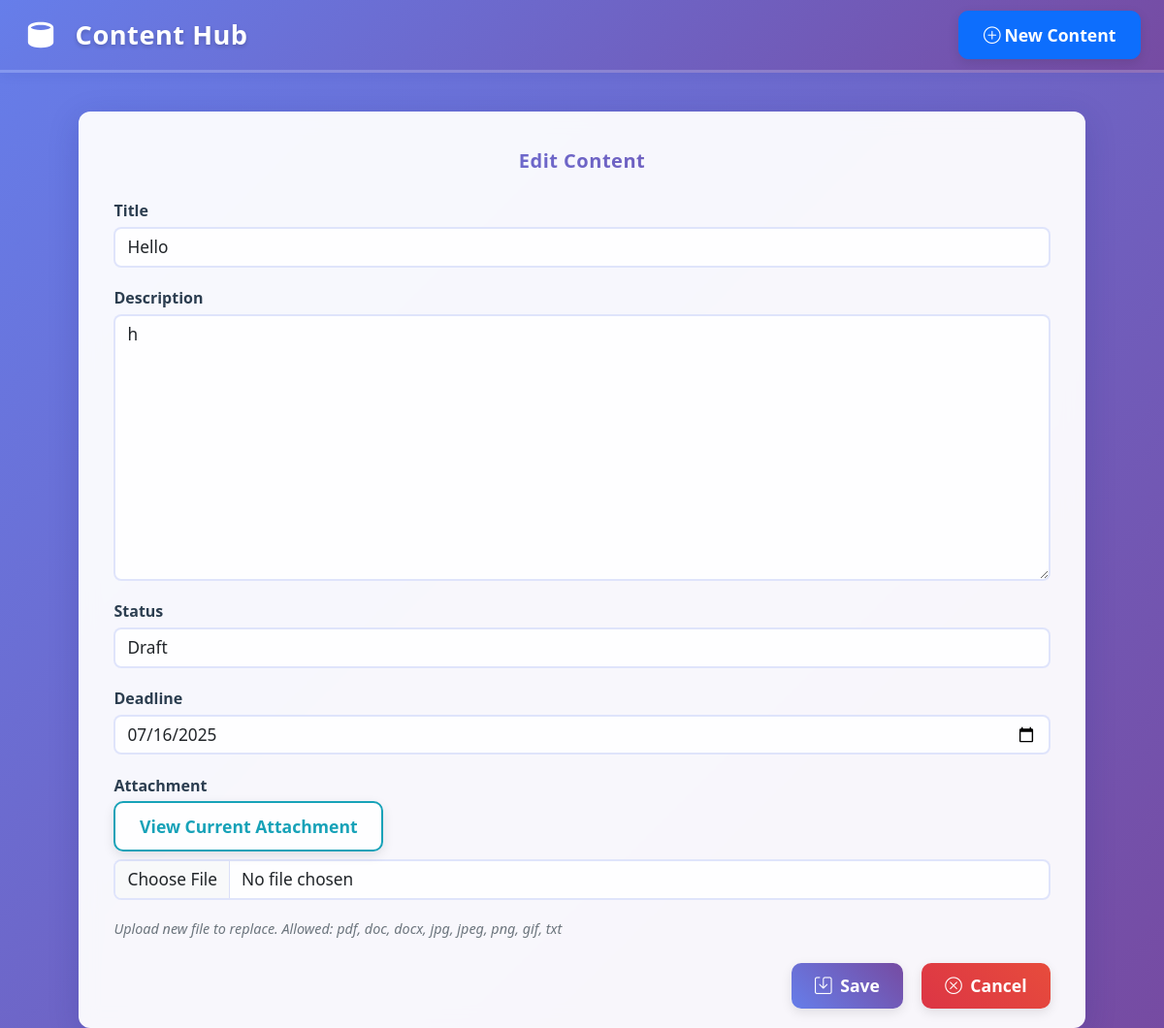
The app's page /edit.php?id=42 with its own data.
### tables this page shows
CREATE TABLE Content (
    content_id INTEGER PRIMARY KEY AUTOINCREMENT,
    title TEXT NOT NULL,
    description TEXT,
    status_id INTEGER,
    deadline TEXT,
    created_at TEXT DEFAULT CURRENT_TIMESTAMP,
    updated_at TEXT DEFAULT CURRENT_TIMESTAMP, attachment TEXT,
    FOREIGN KEY (status_id) REFERENCES Status(status_id)
);

CREATE TABLE Status (
    status_id INTEGER PRIMARY KEY AUTOINCREMENT,
    status_name TEXT NOT NULL
);

### edit.php (the view, shortened to what this page needs)
<?php
$dbFile = 'database.db';
$pdo = new PDO('sqlite:' . $dbFile);
$pdo->setAttribute(PDO::ATTR_ERRMODE, PDO::ERRMODE_EXCEPTION);
$id = $_GET['id'] ?? null;
$stmt = $pdo->prepare('SELECT * FROM Content WHERE content_id = ?');
$stmt->execute([$id]);
$content = $stmt->fetch(PDO::FETCH_ASSOC);
$statuses = $pdo->query('SELECT * FROM Status')->fetchAll(PDO::FETCH_ASSOC);
?>
<!DOCTYPE html>
<html lang="en">
<head>
    <link href="https://cdn.jsdelivr.net/npm/bootstrap@5.3.3/dist/css/bootstrap.min.css" rel="stylesheet">
    <link rel="stylesheet" href="https://cdn.jsdelivr.net/npm/bootstrap-icons@1.11.3/font/bootstrap-icons.min.css">
</head>
<body>
    <div class="app-header">
        <div class="app-header-left">
            <span class="app-icon">
            </span>
            <span class="app-title">Content Hub</span>
        </div>
        <div class="header-action">
            <a class="btn btn-primary d-inline-flex align-items-center" href="new.php">
                <i class="bi bi-plus-circle me-1"></i> New Content
            </a>
        </div>
    </div>
    <div class="main-content">
        <div class="form-area">
            <div class="form-title">Edit Content</div>
            <form method="post" enctype="multipart/form-data" autocomplete="off">
                <div class="mb-3">
                    <label class="form-label">Title</label>
                    <input name="title" class="form-control" value="<?= htmlspecialchars($content['title']) ?>" required>
                </div>
                <div class="mb-3">
                    <label class="form-label">Description</label>
                    <textarea name="description" class="form-control" rows="10"><?= htmlspecialchars($content['description']) ?></textarea>
                </div>
                <div class="mb-3">
                    <label class="form-label">Status</label>
                    <select name="status_id" class="form-select">
                        <?php foreach ($statuses as $status): ?>
                            <option value="<?= $status['status_id'] ?>" <?= $status['status_id'] == $content['status_id'] ? 'selected' : '' ?>>
                                <?= htmlspecialchars($status['status_name']) ?>
                            </option>
                        <?php endforeach; ?>
                    </select>
                </div>
                <div class="mb-3">
                    <label class="form-label">Deadline</label>
                    <input name="deadline" type="date" class="form-control" value="<?= htmlspecialchars($content['deadline']) ?>">
                </div>
                <div class="mb-3">
                    <label class="form-label">Attachment</label>
                    <?php if (!empty($content['attachment'])): ?>
                        <div class="mb-2">
                            <a href="uploads/<?= htmlspecialchars($content['attachment']) ?>" target="_blank" class="btn btn-outline-info btn-sm">View Current Attachment</a>
                        </div>
                    <?php endif; ?>
                    <input class="form-control" type="file" name="attachment" accept=".pdf,.doc,.docx,.jpg,.jpeg,.png,.gif,.txt">
                    <div class="form-text">Upload new file to replace. Allowed: pdf, doc, docx, jpg, jpeg, png, gif, txt</div>
                </div>
                <div class="form-actions">
                    <button class="btn btn-save px-4 fw-bold" type="submit">
                        <i class="bi bi-save me-1"></i> Save
                    </button>
                    <a href="index.php" class="btn btn-cancel px-4">
                        <i class="bi bi-x-circle me-1"></i> Cancel
                    </a>
                </div>
            </form>
        </div>
    </div>
</body>
</html>

### edit.php (style rules this page uses)
body { font-family: 'Segoe UI', 'Inter', 'Noto Sans', Arial, sans-serif; background: linear-gradient(135deg, #667eea 0%, #764ba2 100%); min-height: 100vh; margin: 0; padding: 0; }
.app-header { width: 100vw; background: linear-gradient(135deg, #667eea 0%, #764ba2 100%); box-shadow: 0 2px 12px 0 rgba(31,38,135,0.08); padding: 0.7rem 0 0.7rem 0; margin-bottom: 0; display: flex; align-items: center; justify-content: space-between; border-bottom: 3px solid rgba(255,255,255,0.2); z-index: 10; position: sticky; top: 0; }
.app-header-left { display: flex; align-items: center; gap: 1.1rem; margin-left: 2vw; }
.app-header .app-icon { width: 36px; height: 36px; }
.app-header .app-title { font-size: 1.7rem; font-weight: 800; color: #fff; letter-spacing: 0.5px; text-shadow: 0 2px 4px rgba(0,0,0,0.2); }
.app-header .header-action { margin-right: 2vw; }
.main-content { max-width: 95vw; margin: 2.5rem auto 0 auto; padding: 0 2vw; display: flex; flex-direction: column; gap: 2.2rem; align-items: center; }
.form-area { background: rgba(255, 255, 255, 0.95); backdrop-filter: blur(10px); border-radius: 12px; box-shadow: 0 8px 32px 0 rgba(31,38,135,0.2); border: 1px solid rgba(255, 255, 255, 0.2); padding: 2.2rem 2.2rem 1.2rem 2.2rem; max-width: 95%; width: 100%; margin: 0 auto; }
.form-title { font-size: 1.25rem; font-weight: 900; color: #2c3e50; background: linear-gradient(45deg, #667eea, #764ba2); -webkit-background-clip: text; -webkit-text-fill-color: transparent; background-clip: text; margin-bottom: 1.5rem; letter-spacing: 0.5px; text-align: center; }
label.form-label { font-weight: 700; color: #2c3e50; margin-bottom: 0.3rem; }
input.form-control, textarea.form-control, select.form-select { border-radius: 8px; border: 2px solid rgba(102, 126, 234, 0.2); font-size: 1.08em; margin-bottom: 1.2rem; background: rgba(255, 255, 255, 0.9); box-shadow: none; transition: all 0.3s ease; }
textarea.form-control { resize: vertical; min-height: 180px; max-height: 500px; }
.form-actions { display: flex; gap: 1.2rem; justify-content: flex-end; margin-top: 1.5rem; }
.btn { border-radius: 10px; font-weight: 700; font-size: 1.1em; padding: 0.6em 1.4em; box-shadow: 0 4px 12px 0 rgba(0,0,0,0.1); transition: all 0.3s ease; }
.btn-save { background: linear-gradient(45deg, #667eea, #764ba2); color: #fff; border: none; }
.btn-cancel { background: linear-gradient(45deg, #dc3545, #e74c3c); color: #fff; border: none; }
.btn-outline-info { color: #17a2b8; border: 2px solid #17a2b8; background: rgba(255, 255, 255, 0.9); }
.form-text { color: #6c757d; font-size: 0.9em; font-style: italic; }

### records on screen
content: title "Hello", description "h", status_id "Draft", deadline "07/16/2025"
